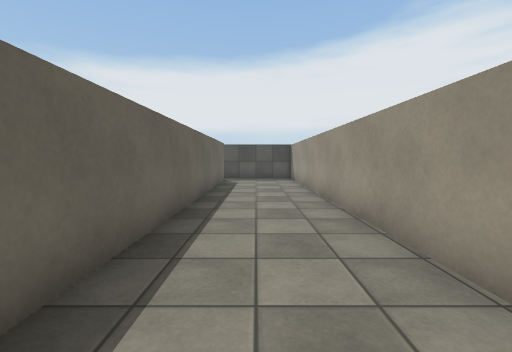
view 1 (above)

22 first-person views from a walk through a Unity game level. The camera is 1.2 m above the floor, tilts 4° down and sees 90° across. The floor is counted in squares, 1 m on a side. Each view is taken from the middle of a square. On the plan, view 1 faces up. The plan holds only what a view shows up to about 12 squares ahead; the rest is blank. The place goes on beyond the plan. The player character is not drawn. Surface patterns are stand-ins for the level's own textures.

view 2
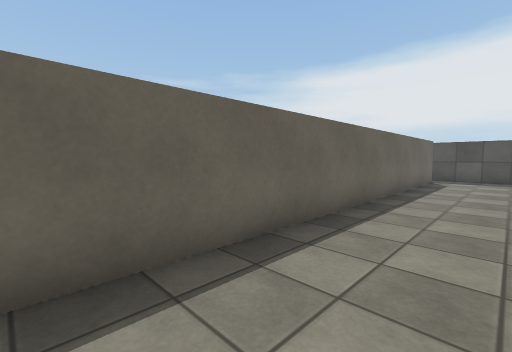

view 3
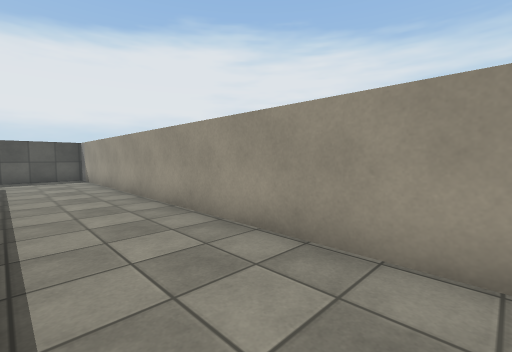

view 4
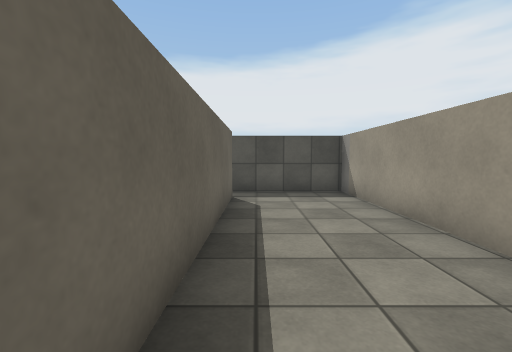

view 5
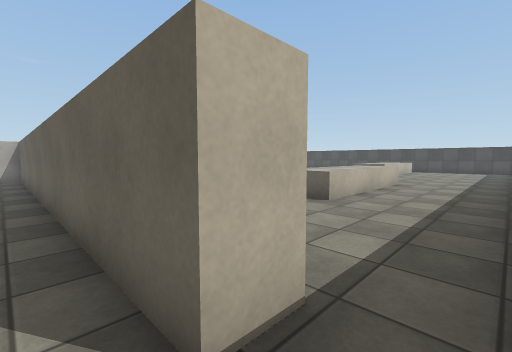

view 6
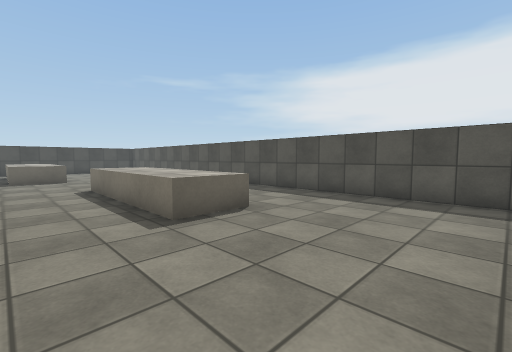

view 7
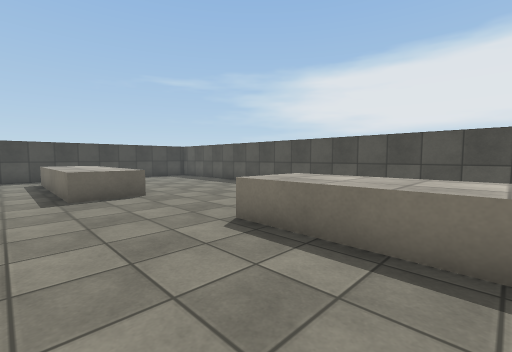

view 8
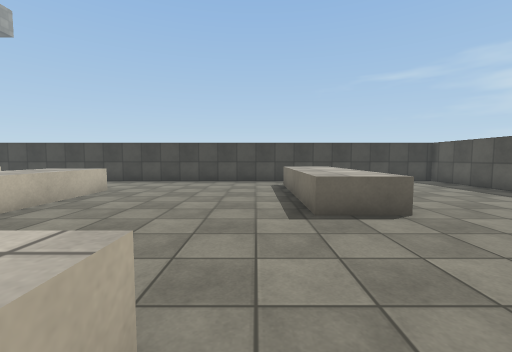

view 9
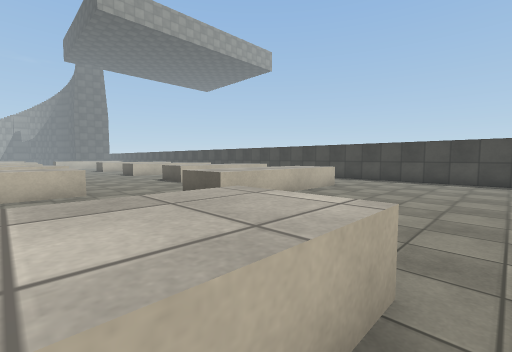

view 10
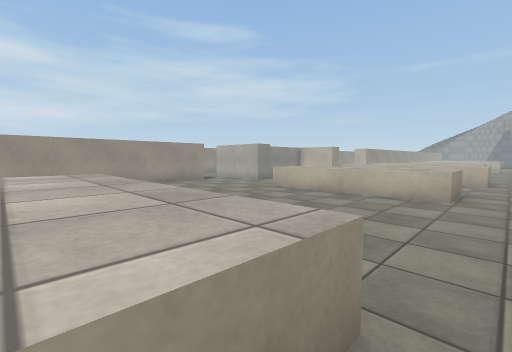

view 11
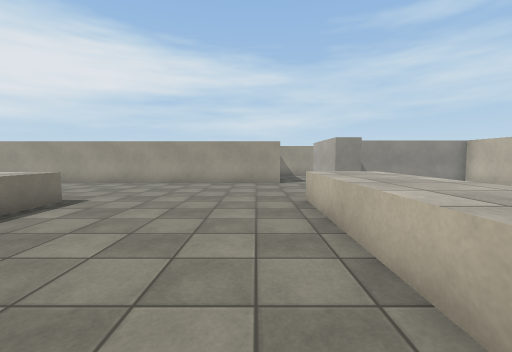

view 12
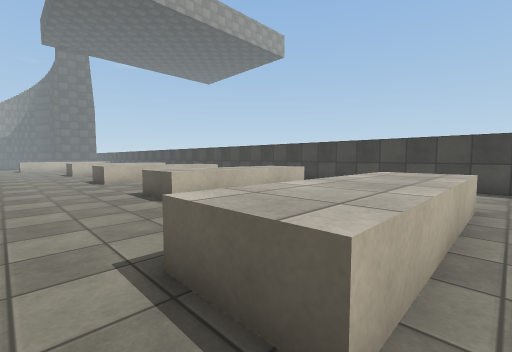

view 13
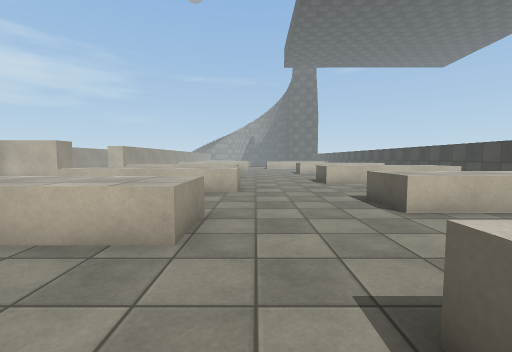

view 14
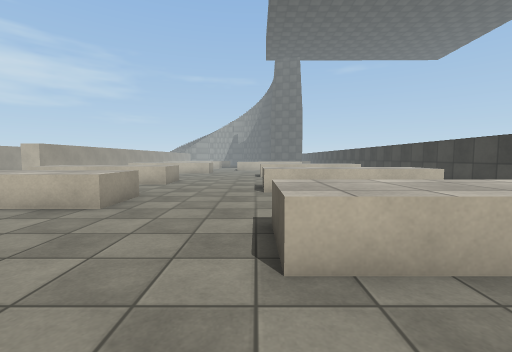

view 15
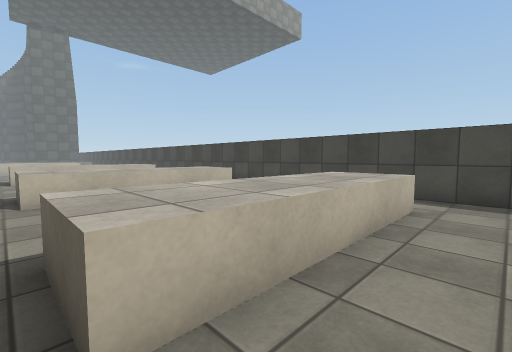

view 16
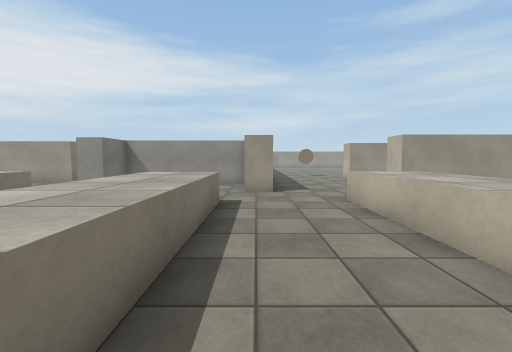

view 17
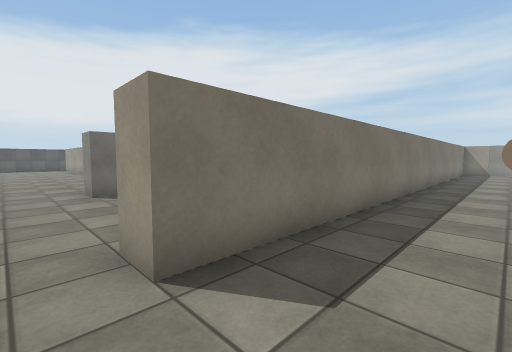

view 18
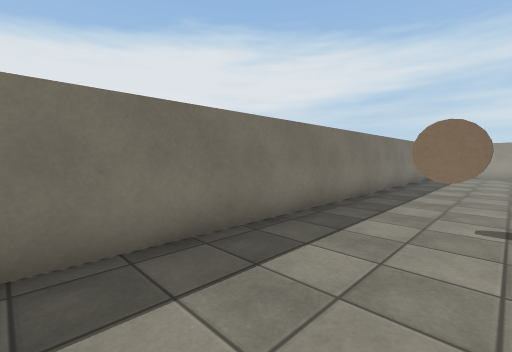

view 19
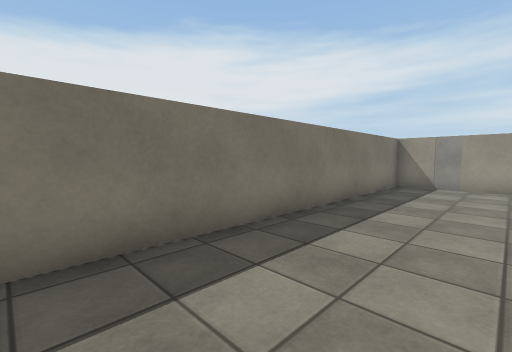

view 20
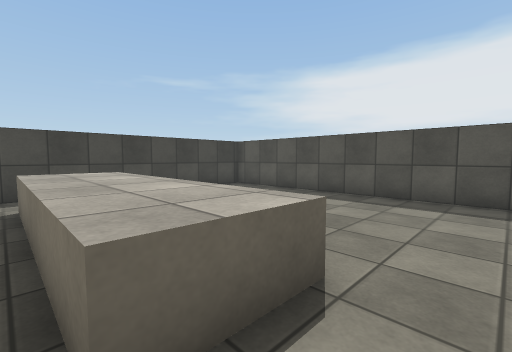

view 21
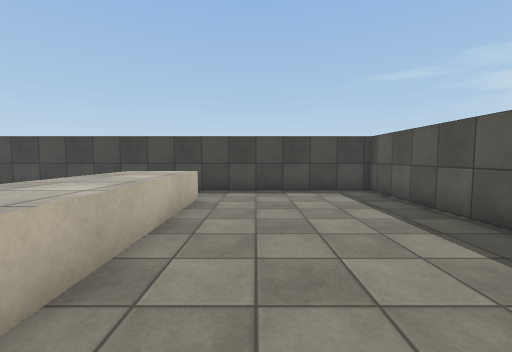

view 22
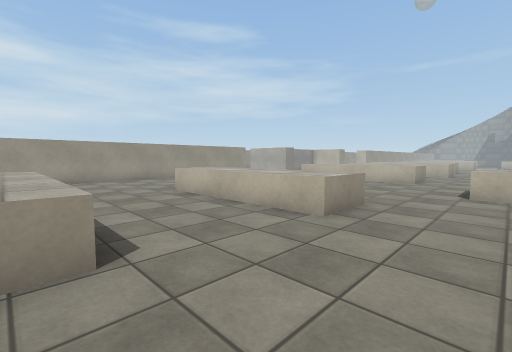

### Floor plan
Key: @ floor where view 1 was taken; # wall or solid block; . floor; ^ raised ledge; C coin.
Columns run from 27 left of view 1 to 16 right of it. Each row starts with its distance up from view 1.
 16 ##############################
 15 #............................#
 14 #............................#
 13 #........................#...#
 12 #........................#...#
 11 #............^^^^^^^.....#...#
 10 #............^^^^^^^.....#...#
  9 #..^^^^^^................#...#
  8 #  ^^^^^^................#...#
  7 #..^^^^^^................#...#
  6 #........................#...#
  5 #............^^^^^^^.....#...#
  4 #............^^^^^^^.....#...#
  3 #........................#...#
  2 #.............  .........#...#
  1 #........................#...#
  0 #....^^^^^^^.............#.@.#
 -1 #    ^^^^^^^.............#. .#
 -2 #      ..................
 -3 #        ................
 -4 #....... ....^^^^^^^.....
 -5 #............^^^^^^^..###
 -6 #..^^^^^^.....      ..###
 -7 #  ^^^^^^.....      ... #
 -8 #     .........     ... #
 -9 #       .....^^^^^^^... #
-10 #       .....^^^^^^^... #
-11 #      ......^^^^^^^....#
-12 #  ^^^^^^............#######################
-13 #  ^^^^^^..................................#
-14 #  ^^^^^^..................................#
-15 #        ....^^^^^^^.........C.............#
-16                 ^^^^   .. .................#

Positions as (right, up) in squares from view 1, and headings:
1: (0, 0), facing up
2: (1, -1), facing up-left
3: (-1, -1), facing up-right
4: (-1, 6), facing up
5: (-1, 15), facing down-left
6: (-3, 7), facing up-left
7: (-10, 6), facing up-left
8: (-13, 6), facing left
9: (-12, 6), facing down-left
10: (-15, 5), facing down-right
11: (-15, -2), facing right
12: (-15, 1), facing down-left
13: (-15, 0), facing down
14: (-18, -3), facing down
15: (-18, -4), facing down-left
16: (-15, -12), facing right
17: (-7, -15), facing up-right
18: (-3, -16), facing up-right
19: (4, -16), facing up-right
20: (-17, 7), facing up-left
21: (-17, 11), facing left
22: (-17, 10), facing down-right
